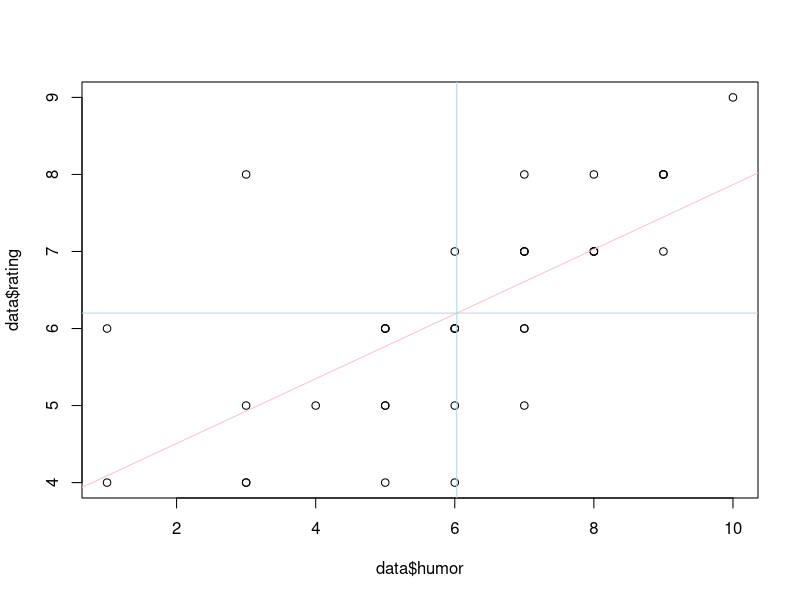
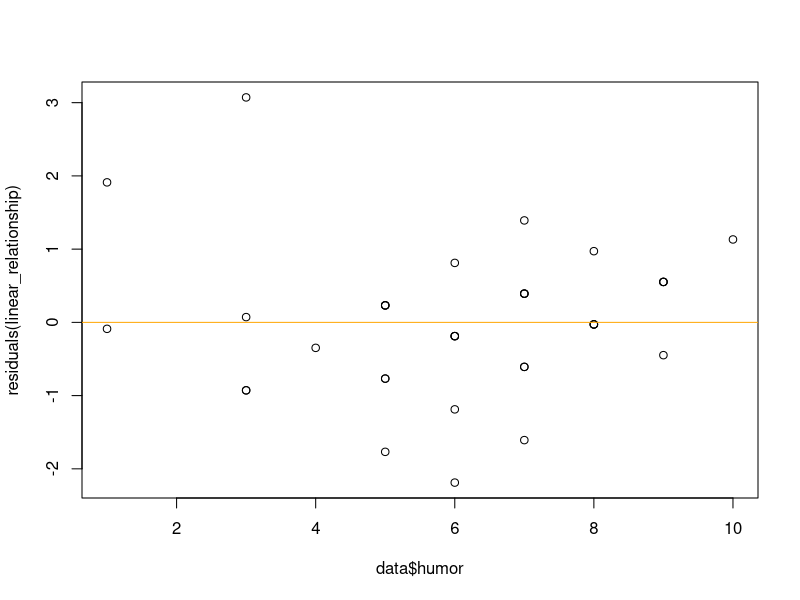

These figures' R source, in order:
## Load packages
# NOTE: Run base.R if these commands return an error!
library(readr)
library(dplyr)
library(tidytext)
library(tidyverse)
library(ggplot2)
library(haven)
library(forcats)
library(psych)

# Load data 
data <- read_delim("raw_data.csv")


##################################################################################
#################### Examine descriptive statistics                 ####################   
##################################################################################

# EXAMINE humor
table(data$humor)
mean(data$humor)
sd(data$humor)
summary(data$humor)

# EXAMINE rating
table(data$rating)
mean(data$rating)
sd(data$rating)

# EXAMINE location
table(data$location)

# EXAMINE topic
table(data$topic)

# EXAMINE monica
table(data$monica)

# EXAMINE rachel
table(data$rachel)

# EXAMINE chandler
table(data$chandler)

# EXAMINE joey
table(data$joey)

# EXAMINE pheobe
table(data$phoebe)

# EXAMINE ross
table(data$ross)

table(data$topic)
table(data$location)

##################################################################################
#################### Step 1                 ####################   
##################################################################################

mean(data$topic)
mean(data$rating)
mean(data$location)
mean(data$humor)
mean(data$monica)
mean(data$rachel)
mean(data$chandler)
mean(data$joey)
mean(data$phoebe)
mean(data$ross)

sd(data$topic)
sd(data$rating)
sd(data$location)
sd(data$humor)
sd(data$monica)
sd(data$rachel)
sd(data$chandler)
sd(data$joey)
sd(data$phoebe)
sd(data$ross)

describe(data$topic)
describe(data$rating)
describe(data$location)
describe(data$humor)
describe(data$monica)
describe(data$rachel)
describe(data$chandler)
describe(data$joey)
describe(data$phoebe)
describe(data$ross)

summary(data$topic)
summary(data$rating)
summary(data$location)
summary(data$humor)
summary(data$monica)
summary(data$rachel)
summary(data$chandler)
summary(data$joey)
summary(data$phoebe)
summary(data$ross)

##################################################################################
#################### CREATE TABLE 2: Step 2                 ####################   
##################################################################################

table(data$joey,data$chandler)

##################################################################################
#################### Step 3                 ####################   
##################################################################################

chisq.test(table(data$joey,data$chandler))

##################################################################################
#################### Step 4                 ####################   
##################################################################################

aov <- aov(humor ~ chandler, data = data)
summary(aov)

##################################################################################
#################### Step 5                 ####################   
##################################################################################

cor(data$humor, data$rating)

##################################################################################
#################### Step 6                 ####################   
##################################################################################

linear_relationship <-lm(data$rating~data$humor, data= data)
summary(linear_relationship)
##################################################################################
#################### Step 7                  ####################   
##################################################################################

plot(data$humor, data$rating)
abline (linear_relationship, col = "pink")
mean (data$humor)
mean (data$rating)
abline(a=NULL, b=NULL, h=6.2 , v=6.028571  ,col= "lightblue")

##################################################################################
#################### Step 8                 ####################   
##################################################################################

plot(data$humor,residuals(linear_relationship))
abline(h=0, col = "orange")
